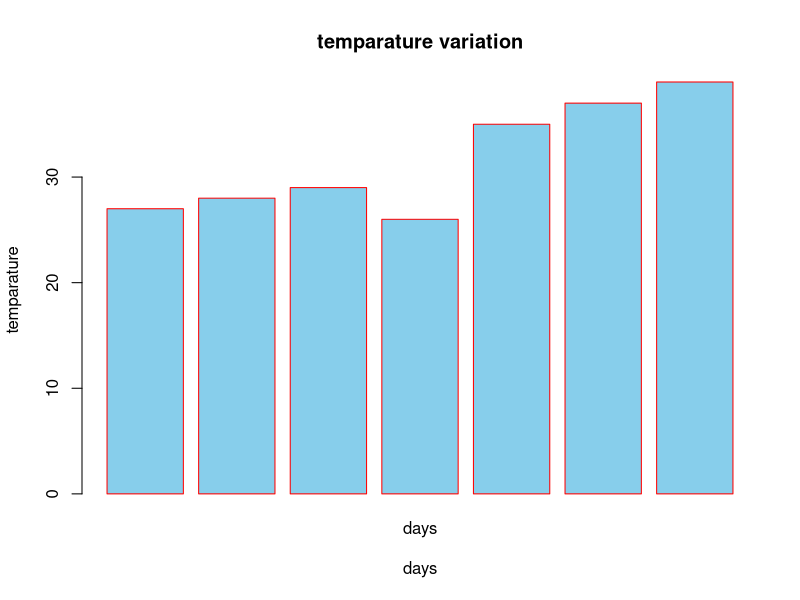

This figure's R source:
temparature_data<-c(27,28,29,26,35,37,39)
days<-c("sun","mon","tue","thr","wed","fri","sat")

barplot(temparature_data,xlab="days",ylab="temparature",main="temparature variation",names.arg="days",col="sky blue",border="Red")
